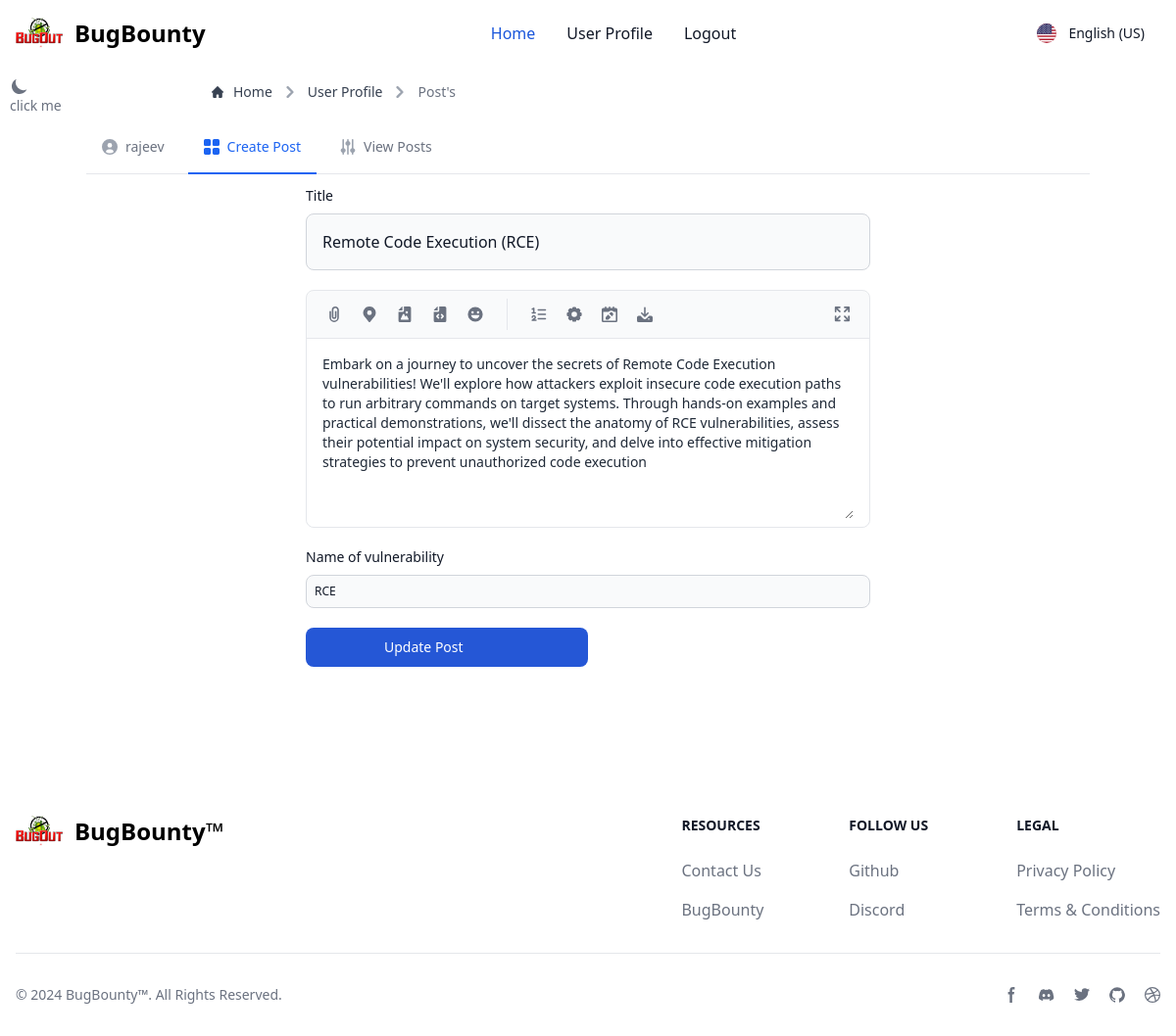
Screenshot of /updateposts/20/ (signed in) with the database file from the repository.
### app/models.py (models this page shows)
class Posts(models.Model):
    title = models.CharField(max_length=150)
    description = models.TextField()
    tags = models.CharField(max_length=150, null=True, blank=True)
    user = models.ForeignKey(User, on_delete=models.CASCADE)
    date = models.DateField(auto_now=True)

### app/views.py (the view, shortened to what this page needs)
# urls.py: path('updateposts/<int:id>/', updatePost, name='updateposts'),
@login_required(login_url='/login')
def updatePost(request, id):
    try:
        query = Posts.objects.get(id=id)
        return render(request, 'editposts.html', {"query": query})
    except Exception as e:
        print(e)
        return redirect(page404)

### app/templates/editposts.html (shortened to what this page needs)
{% extends 'base.html' %}
{% block content %}
<div class="mx-14 md:mx-32">
<nav class="flex" aria-label="Breadcrumb">
    <ol class="inline-flex items-center space-x-1 md:space-x-2 rtl:space-x-reverse">
      <li class="inline-flex items-center">
        <a href="{% url "index" %}" class="inline-flex items-center text-sm font-medium text-gray-700 hover:text-blue-600 dark:text-gray-400 dark:hover:text-white">
          Home
        </a>
      </li>
      <li>
        <div class="flex items-center">
          <svg class="rtl:rotate-180 w-3 h-3 text-gray-400 mx-1" aria-hidden="true" xmlns="http://www.w3.org/2000/svg" fill="none" viewBox="0 0 6 10">
            <path stroke="currentColor" stroke-linecap="round" stroke-linejoin="round" stroke-width="2" d="m1 9 4-4-4-4"/>
          </svg>
          <a href="{% url "userprofile" %}" class="ms-1 text-sm font-medium text-gray-700 hover:text-blue-600 md:ms-2 dark:text-gray-400 dark:hover:text-white">User Profile</a>
        </div>
      </li>
      <li aria-current="page">
        <div class="flex items-center">
          <svg class="rtl:rotate-180 w-3 h-3 text-gray-400 mx-1" aria-hidden="true" xmlns="http://www.w3.org/2000/svg" fill="none" viewBox="0 0 6 10">
            <path stroke="currentColor" stroke-linecap="round" stroke-linejoin="round" stroke-width="2" d="m1 9 4-4-4-4"/>
          </svg>
          <span class="ms-1 text-sm font-medium text-gray-500 md:ms-2 dark:text-gray-400"> Post's</span>
        </div>
      </li>
    </ol>
  </nav>
</div>
<div class="border-b border-gray-200 dark:border-gray-700 mt-5 mb-3">
    <ul class="flex   flex-wrap -mb-px text-sm font-medium text-center text-gray-500 dark:text-gray-400 ">
        <li class="me-2">
            <a href="#" class="inline-flex items-center justify-center p-4 border-b-2 border-transparent rounded-t-lg hover:text-gray-600 hover:border-gray-300 dark:hover:text-gray-300 group ">
                {{request.user}}
            </a>
        </li>
        <li class="me-2">
            <a href="{% url "createpost" %}" class="inline-flex items-center justify-center p-4 text-blue-600 border-b-2 border-blue-600 rounded-t-lg  dark:text-blue-500 dark:border-blue-500 group" aria-current="page">
                Create Post
            </a>
        </li>
        <li class="me-2">
            <a href="{% url "viewposts" %}" class="inline-flex items-center justify-center p-4 border-b-2 border-transparent rounded-t-lg hover:text-gray-600 hover:border-gray-300 dark:hover:text-gray-300 group">
                View Posts
            </a>
        </li>
    </ul>
</div>
{% block posts %}
<form class="max-w-sm md:max-w-xl mx-auto" method="post">
    <div class="mb-5">
        <label for="large-input" class="block mb-2 text-sm font-medium text-gray-900 dark:text-white">Title</label>
        <input type="text" value="{{query.title}}" id="large-input" name="title" class="block w-full p-4 text-gray-900 border border-gray-300 rounded-lg bg-gray-50 text-base focus:ring-blue-500 focus:border-blue-500 dark:bg-gray-700 dark:border-gray-600 dark:placeholder-gray-400 dark:text-white dark:focus:ring-blue-500 dark:focus:border-blue-500" required>
    </div>
    <div class="mb-5">
    <div class="w-full mb-4 border border-gray-200 rounded-lg bg-gray-50 dark:bg-gray-700 dark:border-gray-600">
        <div class="flex items-center justify-between px-3 py-2 border-b dark:border-gray-600">
            <div class="flex flex-wrap items-center divide-gray-200 sm:divide-x sm:rtl:divide-x-reverse dark:divide-gray-600">
                <div class="flex items-center space-x-1 rtl:space-x-reverse sm:pe-4">
                    <button type="button" class="p-2 text-gray-500 rounded cursor-pointer hover:text-gray-900 hover:bg-gray-100 dark:text-gray-400 dark:hover:text-white dark:hover:bg-gray-600">
                        <svg class="w-4 h-4" aria-hidden="true" xmlns="http://www.w3.org/2000/svg" fill="none" viewBox="0 0 12 20">
                             <path stroke="currentColor" stroke-linejoin="round" stroke-width="2" d="M1 6v8a5 5 0 1 0 10 0V4.5a3.5 3.5 0 1 0-7 0V13a2 2 0 0 0 4 0V6"/>
                         </svg>
                    </button>
                    <button type="button" class="p-2 text-gray-500 rounded cursor-pointer hover:text-gray-900 hover:bg-gray-100 dark:text-gray-400 dark:hover:text-white dark:hover:bg-gray-600">
                    </button>
                    <button type="button" class="p-2 text-gray-500 rounded cursor-pointer hover:text-gray-900 hover:bg-gray-100 dark:text-gray-400 dark:hover:text-white dark:hover:bg-gray-600">
                    </button>
                    <button type="button" class="p-2 text-gray-500 rounded cursor-pointer hover:text-gray-900 hover:bg-gray-100 dark:text-gray-400 dark:hover:text-white dark:hover:bg-gray-600">
                    </button>
                    <button type="button" class="p-2 text-gray-500 rounded cursor-pointer hover:text-gray-900 hover:bg-gray-100 dark:text-gray-400 dark:hover:text-white dark:hover:bg-gray-600">
                    </button>
                </div>
                <div class="flex flex-wrap items-center space-x-1 rtl:space-x-reverse sm:ps-4">
                    <button type="button" class="p-2 text-gray-500 rounded cursor-pointer hover:text-gray-900 hover:bg-gray-100 dark:text-gray-400 dark:hover:text-white dark:hover:bg-gray-600">
                        <svg class="w-4 h-4" aria-hidden="true" xmlns="http://www.w3.org/2000/svg" fill="none" viewBox="0 0 21 18">
                             <path stroke="currentColor" stroke-linecap="round" stroke-linejoin="round" stroke-width="2" d="M9.5 3h9.563M9.5 9h9.563M9.5 15h9.563M1.5 13a2 2 0 1 1 3.321 1.5L1.5 17h5m-5-15 2-1v6m-2 0h4"/>
                         </svg>
                    </button>
                    <button type="button" class="p-2 text-gray-500 rounded cursor-pointer hover:text-gray-900 hover:bg-gray-100 dark:text-gray-400 dark:hover:text-white dark:hover:bg-gray-600">
                    </button>
                    <button type="button" class="p-2 text-gray-500 rounded cursor-pointer hover:text-gray-900 hover:bg-gray-100 dark:text-gray-400 dark:hover:text-white dark:hover:bg-gray-600">
                    </button>
                    <button type="button" class="p-2 text-gray-500 rounded cursor-pointer hover:text-gray-900 hover:bg-gray-100 dark:text-gray-400 dark:hover:text-white dark:hover:bg-gray-600">
                    </button>
                </div>
            </div>
            <button type="button" data-tooltip-target="tooltip-fullscreen" class="p-2 text-gray-500 rounded cursor-pointer sm:ms-auto hover:text-gray-900 hover:bg-gray-100 dark:text-gray-400 dark:hover:text-white dark:hover:bg-gray-600">
                <svg class="w-4 h-4" aria-hidden="true" xmlns="http://www.w3.org/2000/svg" fill="none" viewBox="0 0 19 19">
                     <path stroke="currentColor" stroke-linecap="round" stroke-linejoin="round" stroke-width="2" d="M13 1h5m0 0v5m0-5-5 5M1.979 6V1H7m0 16.042H1.979V12M18 12v5.042h-5M13 12l5 5M2 1l5 5m0 6-5 5"/>
                 </svg>
            </button>
        </div>
        <div class="px-4 py-2 bg-white rounded-b-lg dark:bg-gray-800">
            <textarea id="editor" name="describtion" rows="8" class="block w-full px-0 text-sm text-gray-800 bg-white border-0 dark:bg-gray-800 focus:ring-0 dark:text-white dark:placeholder-gray-400" placeholder="Describe about post..." required />{{query.description}}</textarea>
        </div>
    </div>
    </div>
    <div>
        <label for="small-input" class="block mb-2 text-sm font-medium text-gray-900 dark:text-white">Name of vulnerability</label>
        <input type="text" value="{{query.tags}}" id="small-input" class="block w-full p-2 text-gray-900 border border-gray-300 rounded-lg bg-gray-50 text-xs focus:ring-blue-500 focus:border-blue-500 dark:bg-gray-700 dark:border-gray-600 dark:placeholder-gray-400 dark:text-white dark:focus:ring-blue-500 dark:focus:border-blue-500" name="tags">
    </div>
    <button type="submit" class="text-white w-auto md:w-1/2  mt-5  md:px-20 bg-[#2557D6] hover:bg-[#2557D6]/90 focus:ring-4 focus:ring-[#2557D6]/50 focus:outline-none font-medium rounded-lg text-sm px-5 py-2.5 text-center inline-flex items-center dark:focus:ring-[#2557D6]/50 me-2 mb-2">
        Update Post
        </button>
  </form>
{% endblock posts %}
{% endblock content %}

### rows the page displays
Posts: title "Remote Code Execution (RCE)", describtion "Embark on a journey to uncover the secrets of Remote Code Execution vulnerabilities! We'll explore how attackers exploit insecure code execution paths to run arbitrary commands on target systems. Through hands-on examples and practical demonstrations, we'll dissect the anatomy of RCE vulnerabilities, assess their potential impact on system security, and delve into effective mitigation strategies to prevent unauthorized code execution", tags "RCE"

### other values shown
{{ request.user }} "rajeev"
